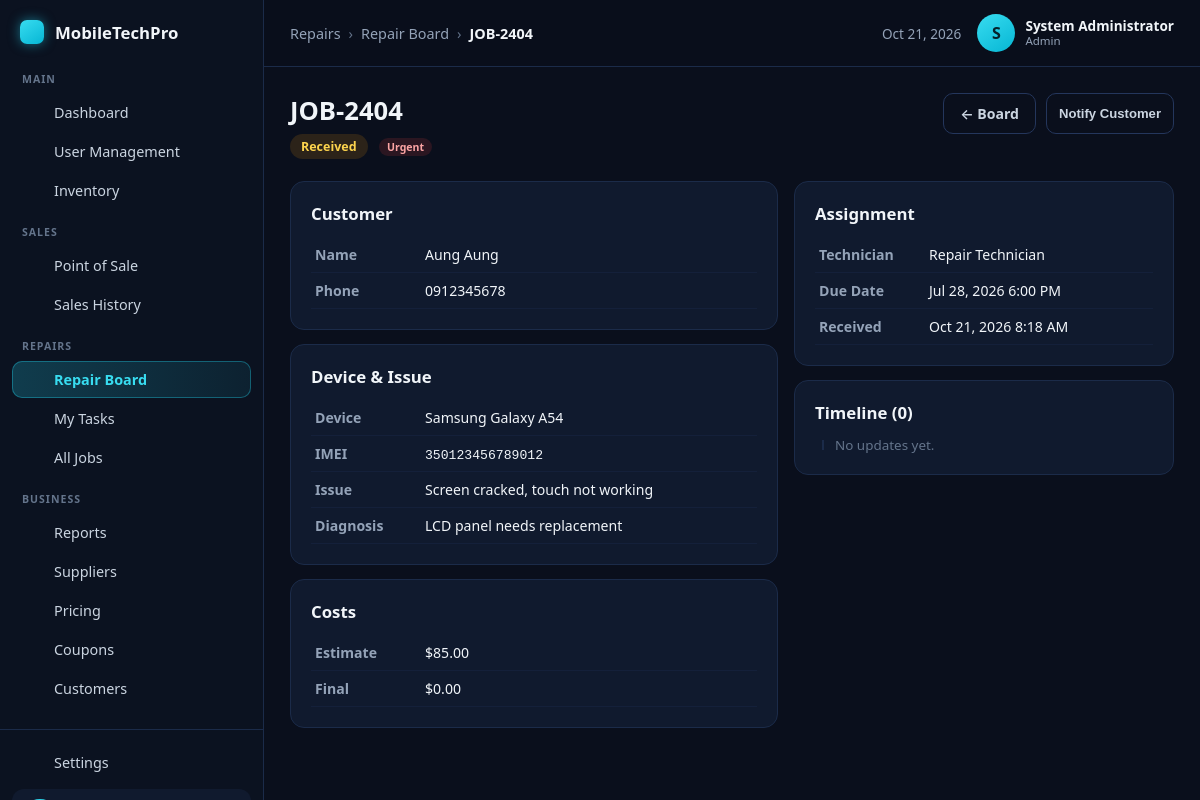
Screenshot of /technician/board/view/1 (signed in) with the database file from the repository.
### tables this page shows
CREATE TABLE repair_jobs (
    repair_id      INT UNSIGNED NOT NULL AUTO_INCREMENT,
    ticket_no      VARCHAR(40)  NOT NULL,
    customer_id    INT UNSIGNED     NULL,
    technician_id  INT UNSIGNED     NULL,           
    device_brand   VARCHAR(80)      NULL,
    device_model   VARCHAR(120)     NULL,
    imei           VARCHAR(40)      NULL,
    urgency        ENUM('low','normal','urgent') NOT NULL DEFAULT 'normal',
    reported_issue TEXT             NULL,
    diagnosis      TEXT             NULL,
    status         ENUM('received','diagnosing','in_progress','completed','delivered','cancelled')
                        NOT NULL DEFAULT 'received',
    estimated_cost DECIMAL(10,2)    NULL,
    final_cost     DECIMAL(10,2)    NULL,
    due_date       DATETIME         NULL,
    received_at    TIMESTAMP    NOT NULL DEFAULT CURRENT_TIMESTAMP,
    completed_at   TIMESTAMP        NULL,
    created_at     TIMESTAMP    NOT NULL DEFAULT CURRENT_TIMESTAMP,
    updated_at     TIMESTAMP    NOT NULL DEFAULT CURRENT_TIMESTAMP ON UPDATE CURRENT_TIMESTAMP,
    PRIMARY KEY (repair_id),
    UNIQUE KEY uq_repair_ticket (ticket_no),
    KEY idx_repair_customer (customer_id),
    KEY idx_repair_technician (technician_id),
    KEY idx_repair_status (status),
    KEY idx_repair_urgency (urgency),
    CONSTRAINT fk_repair_customer FOREIGN KEY (customer_id)
        REFERENCES customers (customer_id) ON DELETE SET NULL ON UPDATE CASCADE,
    CONSTRAINT fk_repair_technician FOREIGN KEY (technician_id)
        REFERENCES users (user_id) ON DELETE SET NULL ON UPDATE CASCADE
);

CREATE TABLE customers (
    customer_id INT UNSIGNED NOT NULL AUTO_INCREMENT,
    full_name   VARCHAR(120) NOT NULL,
    email       VARCHAR(150)     NULL,
    phone       VARCHAR(30)      NULL,
    address     VARCHAR(255)     NULL,
    notes       TEXT             NULL,
    created_at  TIMESTAMP    NOT NULL DEFAULT CURRENT_TIMESTAMP,
    updated_at  TIMESTAMP    NOT NULL DEFAULT CURRENT_TIMESTAMP ON UPDATE CURRENT_TIMESTAMP,
    PRIMARY KEY (customer_id),
    KEY idx_customers_phone (phone),
    KEY idx_customers_email (email),
    KEY idx_customers_name (full_name)
);

CREATE TABLE users (
    user_id       INT UNSIGNED NOT NULL AUTO_INCREMENT,
    username      VARCHAR(50)  NOT NULL,
    email         VARCHAR(150) NOT NULL,
    password_hash VARCHAR(255) NOT NULL,
    full_name     VARCHAR(120) NOT NULL,
    phone         VARCHAR(30)      NULL,
    user_type     ENUM('admin','sales_staff','technician') NOT NULL DEFAULT 'sales_staff',
    active        TINYINT(1)   NOT NULL DEFAULT 1,
    last_login_at DATETIME         NULL,
    permissions   VARCHAR(255)     NULL,    
    created_at    TIMESTAMP    NOT NULL DEFAULT CURRENT_TIMESTAMP,
    updated_at    TIMESTAMP    NOT NULL DEFAULT CURRENT_TIMESTAMP ON UPDATE CURRENT_TIMESTAMP,
    PRIMARY KEY (user_id),
    UNIQUE KEY uq_users_username (username),
    UNIQUE KEY uq_users_email (email),
    KEY idx_users_user_type (user_type)
);

### app/Views/technician/board/detail.php (the view, shortened to what the rows shown need)
<?php
function detailUrgencyClass(string $urgency): string {
    return ['urgent' => 'urgency--urgent', 'normal' => 'urgency--normal', 'low' => 'urgency--low'][$urgency] ?? 'urgency--normal';
}
function detailStatusBadge(string $status): string {
    $labels = ['received' => 'Received', 'diagnosing' => 'Diagnosing', 'in_progress' => 'In Progress', 'completed' => 'Completed', 'delivered' => 'Delivered', 'cancelled' => 'Cancelled'];
    $cls = ['received' => 'status-pill--neutral', 'diagnosing' => 'status-pill--neutral', 'in_progress' => 'status-pill--info', 'completed' => 'status-pill--completed', 'delivered' => 'status-pill--completed', 'cancelled' => 'status-pill--danger'];
    return '<span class="status-pill ' . ($cls[$status] ?? '') . '">' . e($labels[$status] ?? $status) . '</span>';
}
$rid = (int) $job['repair_id'];
?>
<!DOCTYPE html>
<html lang="en">
<head>
    <link rel="stylesheet" href="<?= e(base_url('css/dashboard.css')) ?>">
    <link rel="stylesheet" href="<?= e(base_url('css/users.css')) ?>">
    <link rel="stylesheet" href="<?= e(base_url('css/repair-board.css')) ?>">
</head>
<body class="dash-body">
<div class="dash-layout">
    <?php require APP_ROOT . '/app/Views/partials/sidebar.php'; ?>
    <div class="dash-main">
        <header class="topbar">
            <nav class="breadcrumb" aria-label="Breadcrumb">
                <span class="crumb">Repairs</span>
                <span class="crumb-sep">&rsaquo;</span>
                <a class="crumb" href="<?= e(base_url('/technician/board')) ?>">Repair Board</a>
                <span class="crumb-sep">&rsaquo;</span>
                <span class="crumb crumb-current"><?= e($job['ticket_no']) ?></span>
            </nav>
            <div class="topbar-right">
                <span class="topbar-date"><?= e($today) ?></span>
                <div class="user-chip">
                    <span class="user-avatar" aria-hidden="true"><?= e(strtoupper(substr((string) ($user['full_name'] ?? 'U'), 0, 1))) ?></span>
                    <span class="user-meta">
                        <span class="user-name"><?= e($user['full_name'] ?? 'User') ?></span>
                        <span class="user-role"><?= e(ucwords(str_replace('_', ' ', (string) ($user['user_type'] ?? '')))) ?></span>
                    </span>
                </div>
            </div>
        </header>
        <main class="content">
            <div class="content-head">
                <div>
                    <h1 class="page-greeting"><?= e($job['ticket_no']) ?></h1>
                    <p class="page-sub"><?= detailStatusBadge($job['status']) ?> &nbsp; <span class="job-card-urgency <?= detailUrgencyClass($job['urgency']) ?>"><?= ucfirst($job['urgency']) ?></span></p>
                </div>
                <div class="content-actions">
                    <a href="<?= e(base_url('/technician/board')) ?>" class="btn-outline">&larr; Board</a>
                    <?php if ($job['has_notification']): ?>
                        <span class="jd-notify-tag">SMS sent</span>
                    <?php else: ?>
                        <button class="btn-outline btn-sm" type="button" id="notifyBtn" data-repair-id="<?= $rid ?>">Notify Customer</button>
                    <?php endif; ?>
                </div>
            </div>
            <div class="jd-grid">
                <div class="jd-main">
                    <div class="panel">
                        <div class="panel-head"><h2 class="panel-title">Customer</h2></div>
                        <table class="detail-table">
                            <tr><td class="detail-label">Name</td><td><?= e($job['customer_name'] ?? '—') ?></td></tr>
                            <tr><td class="detail-label">Phone</td><td><?= e($job['customer_phone'] ?? '—') ?></td></tr>
                        </table>
                    </div>
                    <div class="panel" style="margin-top:14px">
                        <div class="panel-head"><h2 class="panel-title">Device &amp; Issue</h2></div>
                        <table class="detail-table">
                            <tr><td class="detail-label">Device</td><td><?= e(trim(($job['device_brand'] ?? '') . ' ' . ($job['device_model'] ?? '')) ?: '—') ?></td></tr>
                            <tr><td class="detail-label">IMEI</td><td><span class="mono"><?= e($job['imei'] ?? '—') ?></span></td></tr>
                            <tr><td class="detail-label">Issue</td><td><?= e($job['reported_issue'] ?? '—') ?></td></tr>
                            <?php if (!empty($job['diagnosis'])): ?>
                            <tr><td class="detail-label">Diagnosis</td><td><?= e($job['diagnosis']) ?></td></tr>
                            <?php endif; ?>
                        </table>
                    </div>
                    <div class="panel" style="margin-top:14px">
                        <div class="panel-head"><h2 class="panel-title">Costs</h2></div>
                        <table class="detail-table">
                            <tr>
                                <td class="detail-label">Estimate</td>
                                <td>
                                    <?php if ($isAssigned && !in_array($job['status'], ['completed', 'delivered', 'cancelled'], true)): ?>
                                        <input type="number" class="slide-input" id="estCostInput" value="<?= number_format((float) ($job['estimated_cost'] ?? 0), 2, '.', '') ?>" min="0" step="0.01" style="max-width:160px">
                                        <button class="btn-outline btn-sm" type="button" id="saveCostBtn" data-repair-id="<?= $rid ?>">Save</button>
                                    <?php else: ?>
                                        $<?= number_format((float) ($job['estimated_cost'] ?? 0), 2) ?>
                                    <?php endif; ?>
                                </td>
                            </tr>
                            <tr>
                                <td class="detail-label">Final</td>
                                <td>
                                    <?php if ($isAssigned): ?>
                                        <input type="number" class="slide-input" id="finalCostInput" value="<?= number_format((float) ($job['final_cost'] ?? 0), 2, '.', '') ?>" min="0" step="0.01" style="max-width:160px">
                                        <button class="btn-outline btn-sm" type="button" id="saveFinalCostBtn" data-repair-id="<?= $rid ?>">Save</button>
                                    <?php else: ?>
                                        $<?= number_format((float) ($job['final_cost'] ?? 0), 2) ?>
                                    <?php endif; ?>
                                </td>
                            </tr>
                        </table>
                    </div>
                </div>
                <div class="jd-side">
                    <div class="panel">
                        <div class="panel-head"><h2 class="panel-title">Assignment</h2></div>
                        <table class="detail-table">
                            <tr><td class="detail-label">Technician</td><td><?= e($job['technician_name'] ?? 'Unassigned') ?></td></tr>
                            <tr><td class="detail-label">Due Date</td><td><?= e($job['due_date'] ? date('M j, Y g:i A', strtotime($job['due_date'])) : '—') ?></td></tr>
                            <tr><td class="detail-label">Received</td><td><?= e(date('M j, Y g:i A', strtotime($job['received_at']))) ?></td></tr>
                        </table>
                    </div>
                    <div class="panel" style="margin-top:14px;flex:1;min-height:0;display:flex;flex-direction:column">
                        <div class="panel-head"><h2 class="panel-title">Timeline (<?= count($notes) ?>)</h2></div>
                        <div class="jd-timeline" style="flex:1;overflow-y:auto;min-height:0">
                            <?php if (!$notes): ?>
                                <p style="color:var(--text-600);margin:0;font-size:0.84rem">No updates yet.</p>
                            <?php endif; ?>
                        </div>
                    </div>
                </div>
            </div>
        </main>
    </div>
</div>
</body>
</html>

### app/Core/App.php (shortened to what the rows shown need)
<?php
class App
{
    private array $routes = [
        'GET' => [],
        'POST' => [],
    ];
    private function add(string $method, string $path, array $handler): void
    {
        $this->routes[$method][] = [
            'segments' => $this->segments($path),
            'handler' => $handler,
        ];
    }
    public function run(): void
    {
        $method = strtoupper($_SERVER['REQUEST_METHOD'] ?? 'GET');
        $requestSegments = $this->segments($this->currentPath());
        foreach ($this->routes[$method] ?? [] as $route) {
            $params = $this->match($route['segments'], $requestSegments);
            if ($params === null) {
                continue;
            }
            [$class, $action] = $route['handler'];
            $controller = new $class();
            $controller->$action(...$params);
            return;
        }
    }
    private function match(array $routeSegments, array $requestSegments): ?array
    {
        if (count($routeSegments) !== count($requestSegments)) {
            return null;
        }
        $params = [];
        foreach ($routeSegments as $i => $seg) {
            $len = strlen($seg);
            if ($len >= 2 && $seg[0] === '{' && $seg[$len - 1] === '}') {
                $params[] = $requestSegments[$i];
                continue;
            }
            if ($seg !== $requestSegments[$i]) {
                return null;
            }
        }
        return $params;
    }
    private function segments(string $path): array
    {
        $trimmed = trim($path, '/');
        return $trimmed === '' ? [] : explode('/', $trimmed);
    }
    private function currentPath(): string
    {
        $uri = parse_url($_SERVER['REQUEST_URI'] ?? '/', PHP_URL_PATH);
        $uri = is_string($uri) ? rawurldecode($uri) : '/';
        return '/' . trim($uri, '/');
    }
}

### app/Views/partials/sidebar.php (shortened to what the rows shown need)
<?php
$active = $active ?? '';
$user = $user ?? [];
if (!function_exists('dash_icon')) {
    function dash_icon(string $name): string
    {
        $inner = $paths[$name] ?? '';
        return '<svg class="nav-icon" viewBox="0 0 24 24" width="18" height="18" fill="none" '
            . 'stroke="currentColor" stroke-width="2" stroke-linecap="round" stroke-linejoin="round" '
            . 'aria-hidden="true">' . $inner . '</svg>';
    }
}
$groups = [
    'Main' => [
        ['key' => 'dashboard', 'label' => 'Dashboard', 'icon' => 'dashboard', 'href' => base_url('/admin/dashboard')],
        ['key' => 'users', 'label' => 'User Management', 'icon' => 'users', 'href' => base_url('/admin/users')],
        ['key' => 'inventory', 'label' => 'Inventory', 'icon' => 'inventory', 'href' => base_url('/admin/inventory')],
    ],
    'Sales' => [
        ['key' => 'pos', 'label' => 'Point of Sale', 'icon' => 'pos', 'href' => base_url('/sales/pos')],
        ['key' => 'sales-history', 'label' => 'Sales History', 'icon' => 'sales', 'href' => base_url('/sales/history')],
    ],
    'Repairs' => [
        ['key' => 'repair-board', 'label' => 'Repair Board', 'icon' => 'repair', 'href' => base_url('/technician/board')],
        ['key' => 'my-tasks', 'label' => 'My Tasks', 'icon' => 'jobs', 'href' => base_url('/technician/my-tasks')],
        ['key' => 'all-jobs', 'label' => 'All Jobs', 'icon' => 'jobs', 'href' => base_url('/technician/all-jobs')],
    ],
    'Business' => [
        ['key' => 'reports', 'label' => 'Reports', 'icon' => 'reports', 'href' => base_url('/admin/reports')],
        ['key' => 'suppliers', 'label' => 'Suppliers', 'icon' => 'suppliers', 'href' => base_url('/admin/suppliers')],
        ['key' => 'pricing', 'label' => 'Pricing', 'icon' => 'pricing', 'href' => base_url('/admin/pricing')],
        ['key' => 'coupons', 'label' => 'Coupons', 'icon' => 'pricing', 'href' => base_url('/admin/coupons')],
        ['key' => 'customers', 'label' => 'Customers', 'icon' => 'customers', 'href' => base_url('/sales/customers')],
    ],
];
?>
<aside class="sidebar">
    <div class="sidebar-brand">
        <span class="brand-logo" aria-hidden="true"></span>
        <span class="brand-name">MobileTechPro</span>
    </div>
    <nav class="sidebar-nav">
        <?php foreach ($groups as $groupName => $items): ?>
            <div class="nav-group">
                <p class="nav-group-title"><?= e(strtoupper($groupName)) ?></p>
                <ul class="nav-list">
                    <?php foreach ($items as $item): ?>
                        <li>
                            <a
                                class="nav-link<?= $item['key'] === $active ? ' is-active' : '' ?>"
                                href="<?= e($item['href']) ?>">
                                <?= dash_icon($item['icon']) ?>
                                <span class="nav-label"><?= e($item['label']) ?></span>
                            </a>
                        </li>
                    <?php endforeach; ?>
                </ul>
            </div>
        <?php endforeach; ?>
    </nav>
    <div class="sidebar-bottom">
        <a class="nav-link nav-settings" href="#">
            <?= dash_icon('settings') ?>
            <span class="nav-label">Settings</span>
        </a>
        <div class="profile-card">
        </div>
    </div>
</aside>

### rows the page displays
repair_jobs: groupName "MAIN", label "Dashboard", label "User Management", label "Inventory", groupName "SALES", label "Point of Sale", label "Sales History", groupName "REPAIRS", label "Repair Board", label "My Tasks", label "All Jobs", groupName "BUSINESS", label "Reports", label "Suppliers", label "Pricing", label "Coupons", label "Customers", ticket_no "JOB-2404", status "Received", urgency "Urgent", customer.full_name "Aung Aung", customer.phone "0912345678", device_brand+device_model "Samsung Galaxy A54", imei "350123456789012", reported_issue "Screen cracked, touch not working", diagnosis "LCD panel needs replacement", estimated_cost "85.00", final_cost "0.00", technician.full_name "Repair Technician", due_date "Jul 28, 2026 6:00 PM", received_at "Oct 21, 2026 8:18 AM", count($notes) "0"
